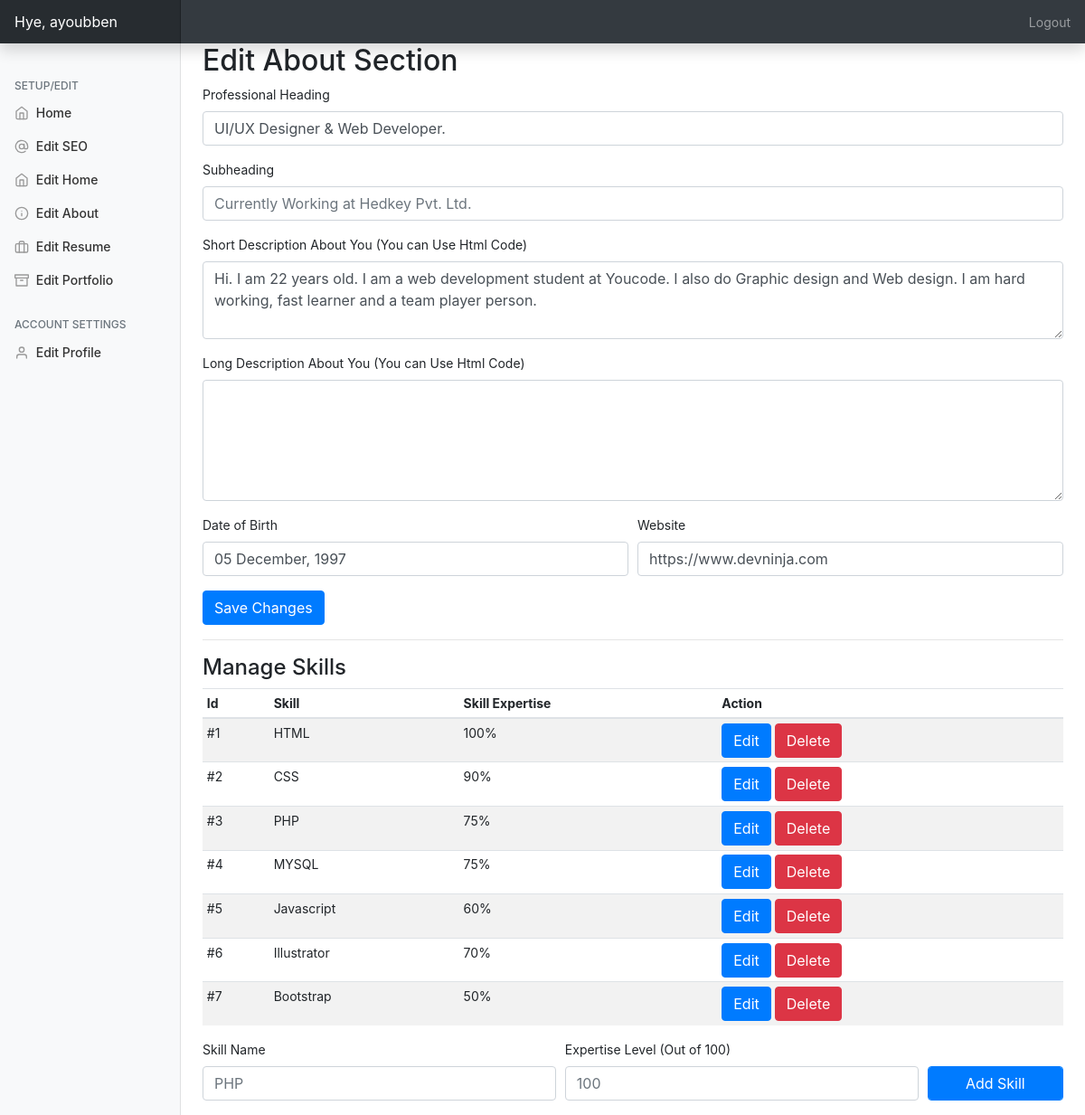
Page /admin/?editabout=true (signed in) on the committed database.
### tables this page shows
CREATE TABLE IF NOT EXISTS `personal_setup` (
  `id` int(11) NOT NULL AUTO_INCREMENT,
  `profilepic` varchar(250) NOT NULL,
  `name` varchar(250) NOT NULL,
  `twitter` varchar(200) NOT NULL,
  `facebook` varchar(200) NOT NULL,
  `instagram` varchar(200) NOT NULL,
  `skype` varchar(200) NOT NULL,
  `linkedin` varchar(200) NOT NULL,
  `github` varchar(200) NOT NULL,
  `homewallpaper` varchar(200) NOT NULL,
  `professions` varchar(200) NOT NULL,
  `location` text NOT NULL,
  `mobile` varchar(200) NOT NULL,
  `emailid` varchar(200) NOT NULL,
  PRIMARY KEY (`id`)
);

CREATE TABLE IF NOT EXISTS `aboutus_setup` (
  `id` int(11) NOT NULL AUTO_INCREMENT,
  `shortdesc` text NOT NULL,
  `heading` text NOT NULL,
  `subheading` text NOT NULL,
  `longdesc` text NOT NULL,
  `website` varchar(250) NOT NULL,
  `dob` varchar(250) NOT NULL,
  PRIMARY KEY (`id`)
);

CREATE TABLE IF NOT EXISTS `skills` (
  `id` int(11) NOT NULL AUTO_INCREMENT,
  `skill` varchar(250) NOT NULL,
  `score` varchar(250) NOT NULL,
  PRIMARY KEY (`id`)
);

### admin/php/about.php (the view, shortened to what this page needs)
<h2>Edit About Section</h2>
         <form method="post" action="php/uabout.php">
         <div class="form-row">
             <div class="form-group col-md-12">
    <label for="ptitle">Professional Heading</label>
    <input type="text" name="ptitle" value="<?=$data['heading']?>" class="form-control" id="ptitle" placeholder="Web Developer/PHP Developer">
  </div>
        <div class="form-group col-md-12">
    <label for="psubtitle">Subheading</label>
    <input type="text" name="psubtitle" value="<?=$data['subheading']?>" class="form-control" id="psubtitle" placeholder="Currently Working at Hedkey Pvt. Ltd.">
  </div>
    <div class="form-group col-md-12">
    <label for="exampleFormControlTextarea1">Short Description About You (You can Use Html Code)</label>
    <textarea class="form-control" name="shortdesc" id="exampleFormControlTextarea1" rows="3" placeholder="I am ambitious and driven. I thrive on challenge and constantly set goals for myself, so I have something to strive towards. I'm not comfortable with settling, and I'm always looking for an opportunity to do better and achieve greatness. In my previous role, I was promoted three times in less than two years."><?=$data['shortdesc'];?></textarea>
  </div>
        <div class="form-group col-md-12">
    <label for="exampleFormControlTextarea1">Long Description About You (You can Use Html Code)</label>
    <textarea class="form-control" id="exampleFormControlTextarea1" rows="5" name="longdesc" placeholder="I am a person who is positive about every aspect of life. There are many things I like to do, to see, and to experience. I like to read, I like to write; I like to think, I like to dream; I like to talk, I like to listen. I like to see the sunrise in the morning, I like to see the moonlight at night; I like to feel the music flowing on my face, I like to smell the wind coming from the ocean. I like to look at the clouds in the sky with a blank mind, I like to do thought experiment when I cannot sleep in the middle of the night. I like flowers in spring, rain in summer, leaves in autumn, and snow in winter. I like to sleep early, I like to get up late; I like to be alone, I like to be surrounded by people. I like country’s peace, I like metropolis’ noise; I like the beautiful west lake in Hangzhou, I like the flat cornfield in Champaign. I like delicious food and comfortable shoes; I like good books and romantic movies. I like the land and the nature, I like people. And, I like to laugh."><?=$data['longdesc'];?>
    </textarea>
  </div>
        <div class="form-group col-md-6">
    <label for="bd">Date of Birth</label>
    <input type="text" name="dob" value="<?=$data['dob']?>" class="form-control" id="dob" placeholder="14 July, 1999">
  </div>
        <div class="form-group col-md-6">
    <label for="website">Website</label>
    <input type="text" name="website" value="<?=$data['website']?>" class="form-control" id="website" placeholder="https://www.devninja.com">
  </div>
         </div>
         <input type="submit" name="save" class="btn btn-primary" value="Save Changes">
         </form>
         <hr>
         <h4 ID="skillsection">Manage Skills</h4>
         <table class="table table-striped table-sm">
          <thead>
            <tr>
              <th>Id</th>
              <th>Skill</th>
              <th>Skill Expertise</th>
              <th>Action</th>
            </tr>
          </thead>
          <tbody>
         <?php
$query2="SELECT * FROM skills";
$queryrun2=mysqli_query($db,$query2);
$count=1;
while($data2=mysqli_fetch_array($queryrun2)){
    ?>
     <tr>
          <td>#<?=$count?></td>
              <td><?=$data2['skill']?></td>
         <td><?=$data2['score']?>%</td>
         <td><button type="button" class="btn btn-primary" data-toggle="modal" data-target="#modal<?=$data2['id']?>">
  Edit
</button> <a href="php/supdate.php?del=<?=$data2['id']?>"><button type="button" class="btn btn-danger" data-toggle="modal" data-target="#exampleModal">
  Delete
             </button></a></td>
            </tr>
         <?php $count++;
} ?>
             </tbody></table>
             <form action="php/supdate.php" method="post">
                 <div class="form-row">
                     <div class="form-group col-md-5">
    <label for="sn">Skill Name</label>
    <input type="text" name="skill" class="form-control" id="website" placeholder="PHP" required>
  </div><div class="form-group col-md-5">
    <label for="website">Expertise Level (Out of 100)</label>
    <input type="text" name="score" class="form-control" id="website" placeholder="100" required>
  </div>
   <div class="form-group col-md-2">
     <label class="text-white">submit</label>
      <input type="submit" name="addskill" class="btn btn-primary form-control" value="Add Skill">
   </div>
                 </div>
             </form>

### admin/css/dashboard.css (style rules this page uses)
body { font-size: .875rem; }

### rows in the picture
personal_setup: ptitle "UI/UX Designer & Web Developer.", shortdesc "Hi. I am 22 years old. I am a web development student at Youcode. I also do Graphic design and Web design. I am hard working, fast learner and a team player person.", dob "05 December, 1997", website "https://www.devninja.com"
skills: skill "HTML", score "100"
skills: skill "CSS", score "90"
skills: skill "PHP", score "75"
skills: skill "MYSQL", score "75"
skills: skill "Javascript", score "60"
skills: skill "Illustrator", score "70"
skills: skill "Bootstrap", score "50"

### other values in the picture
$_SESSION['username'] "ayoubben"
